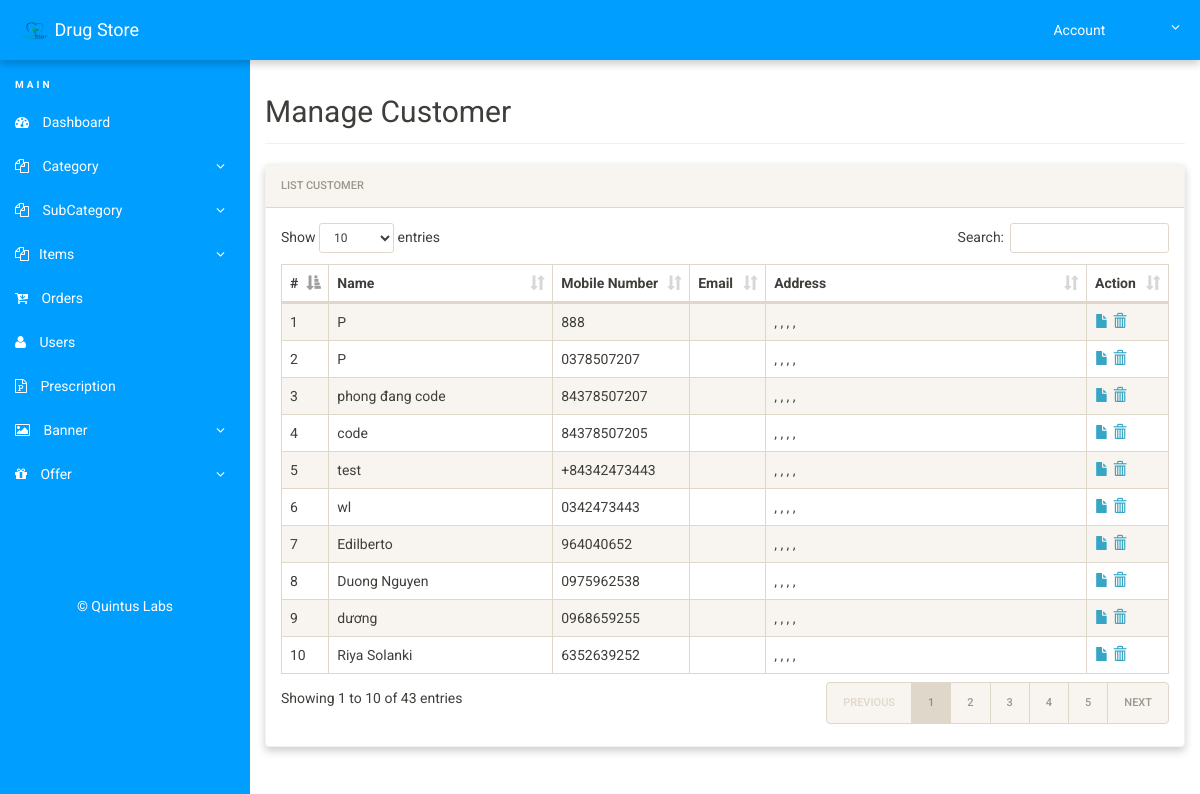
/admin/manage-user.php (signed in), run on the app's committed database.
### tables this page shows
CREATE TABLE `users` (
  `id` int(11) NOT NULL,
  `name` varchar(100) DEFAULT NULL,
  `area` varchar(100) DEFAULT NULL,
  `address` text DEFAULT NULL,
  `state` varchar(100) DEFAULT NULL,
  `city` varchar(100) DEFAULT NULL,
  `zip` varchar(11) DEFAULT NULL,
  `mobile` varchar(30) DEFAULT NULL,
  `email` varchar(100) DEFAULT NULL,
  `password` text NOT NULL,
  `reset_code` varchar(6) DEFAULT NULL,
  `firebase_token` text DEFAULT NULL,
  `otp` int(6) DEFAULT NULL,
  `verified` tinyint(1) NOT NULL DEFAULT 0,
  `token` text DEFAULT NULL
);

### admin/manage-user.php (the view, shortened to what this page needs)
<?php
include('includes/config.php');
if(strlen($_SESSION['alogin'])==0)
{
header('location:index.php');
}
else{
?>
<!doctype html>
<html lang="en" class="no-js">
  <head>
    <link rel="stylesheet" href="css/font-awesome.min.css">
    <link rel="stylesheet" href="css/bootstrap.min.css">
    <link rel="stylesheet" href="css/dataTables.bootstrap.min.css">
    <link rel="stylesheet" href="css/bootstrap-social.css">
    <link rel="stylesheet" href="css/bootstrap-select.css">
    <link rel="stylesheet" href="css/fileinput.min.css">
    <link rel="stylesheet" href="css/awesome-bootstrap-checkbox.css">
    <link rel="stylesheet" href="css/style.css">
  </head>
  <body>
    <?php include('includes/header.php');?>
    <div class="ts-main-content">
      <?php include('includes/leftbar.php');?>
      <div class="content-wrapper">
        <div class="container-fluid">
          <div class="row">
            <div class="col-md-12">
              <h2 class="page-title">Manage Customer
              </h2>
              <div class="panel panel-default">
                <div class="panel-heading">List Customer
                </div>
                <div class="panel-body">
                  <table id="zctb" class="display table table-striped table-bordered table-hover" cellspacing="0" width="100%">
                    <thead>
                      <tr>
                        <th>#
                        </th>
                        <th>Name
                        </th>
                        <th>Mobile Number
                        </th>
                        <th>Email
                        </th>
                        <th>Address
                        </th>
                        <th>Action
                        </th>
                      </tr>
                    </thead>
                    <tbody>
                      <?php $sql = "SELECT * from  users ";
                          $query = $dbh -> prepare($sql);
                          $query->execute();
                          $results=$query->fetchAll(PDO::FETCH_OBJ);
                          $cnt=1;
                          if($query->rowCount() > 0)
                          {
                          foreach($results as $result)
                          {				?>
                      <tr>
                        <td>
                          <?php echo htmlentities($cnt);?>
                        </td>
                        <td>
                          <?php echo htmlentities($result->name);?>
                        </td>
                        <td>
                          <?php echo htmlentities($result->mobile);?>
                        </td>
                        <td>
                        </td>
                        <td>
                          <?php echo htmlentities($result->address);?>,
                          <?php echo htmlentities($result->state);?>,
                          <?php echo htmlentities($result->city);?>,
                          <?php echo htmlentities($result->zip);?>,
                        </td>
                        <td>
                          <?php echo "<a href='view-prescription.php?user=". $result->id."'title='View Prescription' data-toggle='tooltip'><span class='glyphicon glyphicon-file'></span></a>"  ?>
                          <?php echo "<a  class='disabled' href='manage-user.php?del=". $result->id ."&name=".$result->fname."' title='Delete Record' data-toggle='tooltip'  onClick=\"javascript:return confirm('are you sure you want to delete this?');\" ><span class='glyphicon glyphicon-trash'></span></a>"; ?>
                        </td>
                      </tr>
                      <?php $cnt=$cnt+1; }} ?>
                    </tbody>
                  </table>
                </div>
              </div>
            </div>
          </div>
        </div>
      </div>
    </div>
  </body>
</html>
<?php } ?>

### admin/css/style.css (style rules this page uses)
html { font-size: 14px; }
@media only screen and (min-width: 480px) { html { font-size: 17px; } }
@media only screen and (min-width: 768px) { html { font-size: 14px; } }
.disabled { pointer-events: none; }
body { font-size: 1em; }
a { color: #37a6c4; }
.panel { overflow: hidden; }
.page-title { padding-bottom: 15px; margin-bottom: 20px; border-bottom: 1px solid #f0f0f0; }
.ts-main-content .content-wrapper { padding-top: 15px; margin-top: 60px; }
@media only screen and (min-width: 992px) { .ts-main-content .content-wrapper { margin-left: 250px; } }
.panel-default { border-color: #f2f2f2; }
.panel { margin-bottom: 20px; background-color: #ffffff; border-radius: 4px; box-shadow: 0 4px 8px 0 rgba(0,0,0,0.2); }
.panel-heading { padding: 10px 15px; }

### data on the page
users: name "P", mobile "888"
users: name "P", mobile "0378507207"
users: name "phong đang code", mobile "84378507207"
users: name "code", mobile "84378507205"
users: name "test", mobile "+84342473443"
users: name "wl", mobile "0342473443"
users: name "Edilberto", mobile "964040652"
users: name "Duong Nguyen", mobile "0975962538"
users: name "dương", mobile "0968659255"
users: name "Riya Solanki", mobile "6352639252"
